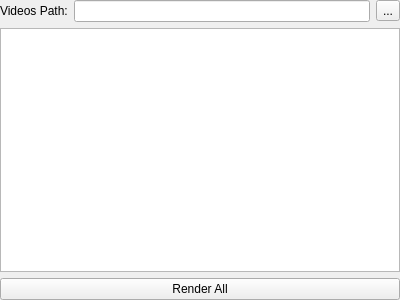
<?xml version="1.0" encoding="UTF-8"?>
<ui version="4.0">
 <class>create_video_widget</class>
 <widget class="QWidget" name="create_video_widget">
  <property name="geometry">
   <rect>
    <x>0</x>
    <y>0</y>
    <width>400</width>
    <height>300</height>
   </rect>
  </property>
  <property name="windowTitle">
   <string>Form</string>
  </property>
  <layout class="QFormLayout" name="create_video_layout">
   <property name="leftMargin">
    <number>0</number>
   </property>
   <property name="topMargin">
    <number>0</number>
   </property>
   <property name="rightMargin">
    <number>0</number>
   </property>
   <property name="bottomMargin">
    <number>0</number>
   </property>
   <item row="0" column="0">
    <widget class="QLabel" name="label">
     <property name="text">
      <string>Videos Path:</string>
     </property>
    </widget>
   </item>
   <item row="0" column="1">
    <layout class="QHBoxLayout" name="horizontalLayout">
     <item>
      <widget class="QLineEdit" name="video_path_edit">
       <property name="readOnly">
        <bool>true</bool>
       </property>
      </widget>
     </item>
     <item>
      <widget class="QToolButton" name="vdeo_path_button">
       <property name="text">
        <string>...</string>
       </property>
      </widget>
     </item>
    </layout>
   </item>
   <item row="1" column="0" colspan="2">
    <widget class="QListWidget" name="video_obj_list"/>
   </item>
   <item row="2" column="0" colspan="2">
    <layout class="QHBoxLayout" name="horizontalLayout_2">
     <item>
      <widget class="QPushButton" name="render_all_button">
       <property name="text">
        <string>Render All</string>
       </property>
      </widget>
     </item>
    </layout>
   </item>
  </layout>
 </widget>
 <resources/>
 <connections/>
</ui>
